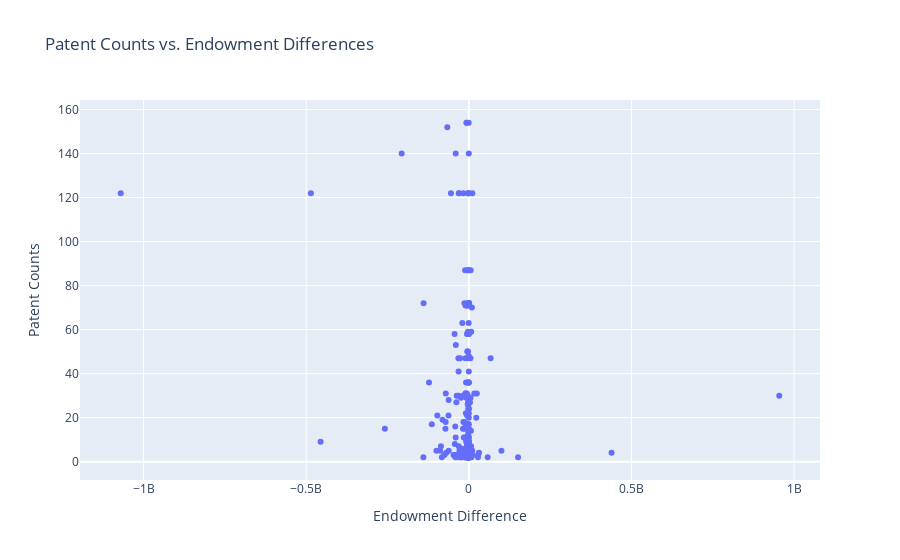

This figure's notebook cell:
### Code cell
# Scatter plot for the merged data
fig = px.scatter(
    merged_df,
    x='endowment_diff',
    y='Counts',
    hover_name='City',
    title='Patent Counts vs. Endowment Differences',
    labels={'endowment_diff': 'Endowment Difference', 'Counts': 'Patent Counts'}
)
fig.show()

### Figure 1 — Plotly figure (JSON) as saved in the notebook; plotly's stock layout.template omitted (floating-point values rounded to 4 significant figures; data arrays with more than 128 entries replaced by an {"elided": "..."} marker saying what was removed)
{"data": [{"hovertemplate": "<b>%{hovertext}</b><br><br>Endowment Difference=%{x}<br>Patent Counts=%{y}<extra></extra>", "hovertext": {"elided": "290 str values"}, "legendgroup": "", "marker": {"color": "#636efa", "symbol": "circle"}, "mode": "markers", "name": "", "orientation": "v", "showlegend": false, "type": "scatter", "x": {"elided": "290 int values"}, "xaxis": "x", "y": {"elided": "290 int values"}, "yaxis": "y"}], "layout": {"autosize": true, "legend": {"tracegroupgap": 0}, "title": {"text": "Patent Counts vs. Endowment Differences"}, "xaxis": {"anchor": "y", "autorange": true, "domain": [0, 1], "range": [-1191000000.0, 1076000000.0], "title": {"text": "Endowment Difference"}, "type": "linear"}, "yaxis": {"anchor": "x", "autorange": true, "domain": [0, 1], "range": [-10.54, 166.5], "title": {"text": "Patent Counts"}, "type": "linear"}}}
